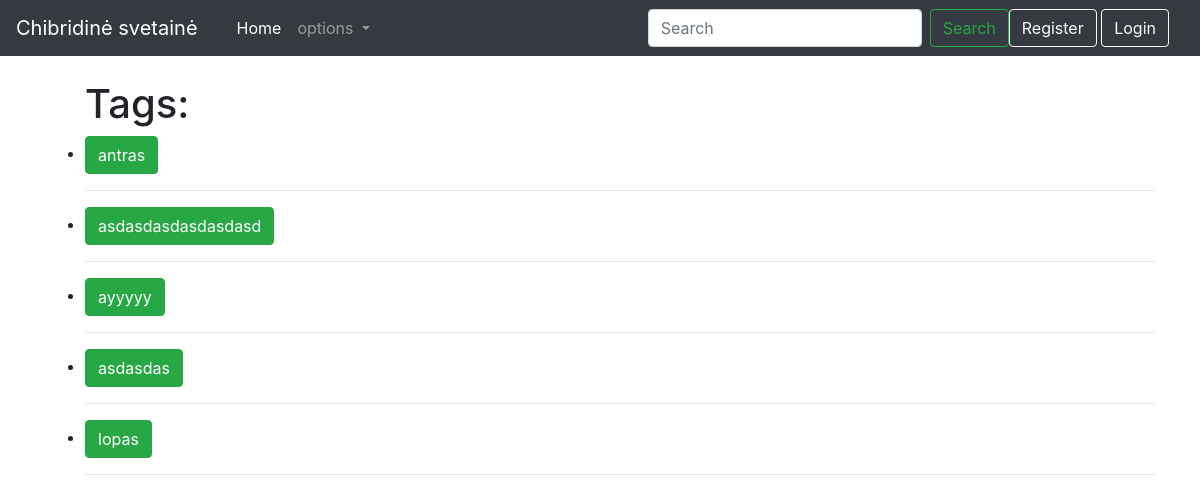
Page /all_tags/ on the committed database.
### ciongo_posts/models.py (models this page shows, shortened)
class Tag(models.Model):
    name = models.CharField('tag', max_length=100, unique=True)

### ciongo_posts/views.py (the view)
# urls.py: path('all_tags/', AllTaggView.as_view(), name = "all_tags"),
class AllTaggView(ListView):
    model = Tag
    template_name = "all_tags.html"

### ciongo_posts/templates/all_tags.html (shortened to what this page needs)
{% extends "base.html" %}
{% block content %}
<ul>
    <br>
    <h1>Tags:</h1>
    {% for us in object_list %}
    <li><strong><a class="btn btn-success" href="{% url 'tag' us.id %}">{{ us.name }}</a></strong></li>
    <hr>
    {% empty %}
        <li>No no tags yet.</li>
    {% endfor %}
</ul>
{% endblock %}

### rows in the picture
Tag: name "antras"
Tag: name "asdasdasdasdasdasd"
Tag: name "ayyyyy"
Tag: name "asdasdas"
Tag: name "lopas"
